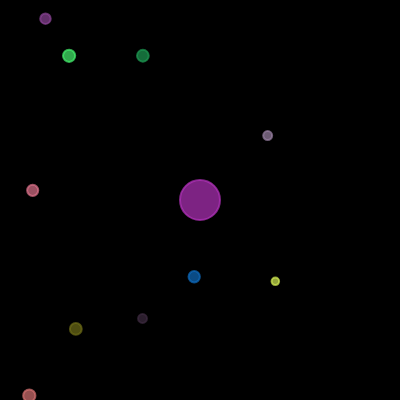
Frame 1 (no input)
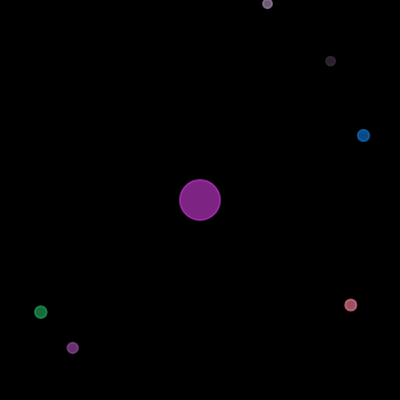
Frame 60 (no input)
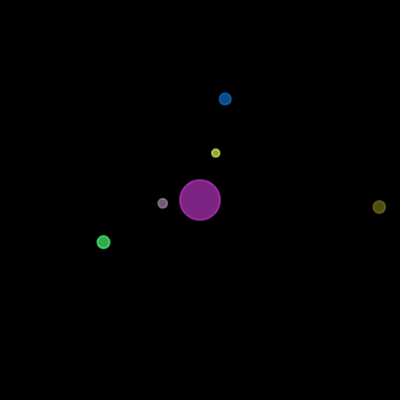
Frame 120 (the mouse pressed at the canvas centre since frame 60)

The p5.js sketch that drew these frames (run headless with seeded random() and noise() and a simulated clock; from frame 60 on, the mouse is pressed at the canvas centre):

// p5.js sketch
// ── sketch.js
let attractor;
let movers = [];

function setup() {
  createCanvas(400, 400);
  attractor = new Attractor(width / 2, height / 2, 100);
  for (let i = 0; i < 10; i++) {
    let x = random(width);
    let y = random(height);
    let m = random(50, 150);
    movers[i] = new Mover(x, y, m);
  }
}

function draw() {
  background(0);
  attractor.draw();
  for (let mover of movers) {
    mover.update();
    mover.draw();
    attractor.attract(mover);
  }
}

// ── attractor.js
class Attractor {
  constructor(x, y, m) {
    this.pos = createVector(x, y);
    this.mass = m;
    this.r = sqrt(this.mass) * 2;
    this.color = color(
      floor(random(255)),
      floor(random(255)),
      floor(random(255)),
      175
    );
  }

  attract(mover) {
    let force = p5.Vector.sub(this.pos, mover.pos);
    let distanceSq = constrain(force.magSq(), 100, 1000);
    let G = 1;
    let strength = G * ((this.mass * mover.mass) / distanceSq);
    force.setMag(strength);
    mover.applyForce(force);
  }

  draw() {
    stroke(this.color);
    strokeWeight(2);
    fill(this.color);
    ellipse(this.pos.x, this.pos.y, this.r * 2);
  }
}

// ── mover.js
class Mover {
  constructor(x, y, m) {
    this.pos = createVector(x, y);
    this.vel = p5.Vector.random2D();
    this.vel.mult(5);
    this.acc = createVector(0, 0);
    this.mass = m;
    this.r = sqrt(this.mass);
    this.color = color(
      floor(random(255)),
      floor(random(255)),
      floor(random(255)),
      175
    );
  }

  // Newton's second law
  applyForce(force) {
    let f = p5.Vector.div(force, this.mass);
    this.acc.add(f);
  }

  update() {
    this.vel.add(this.acc);
    this.pos.add(this.vel);
    this.acc.set(0, 0);
  }

  draw() {
    stroke(this.color);
    strokeWeight(2);
    fill(this.color);
    ellipse(this.pos.x, this.pos.y, this.r);
  }
}
